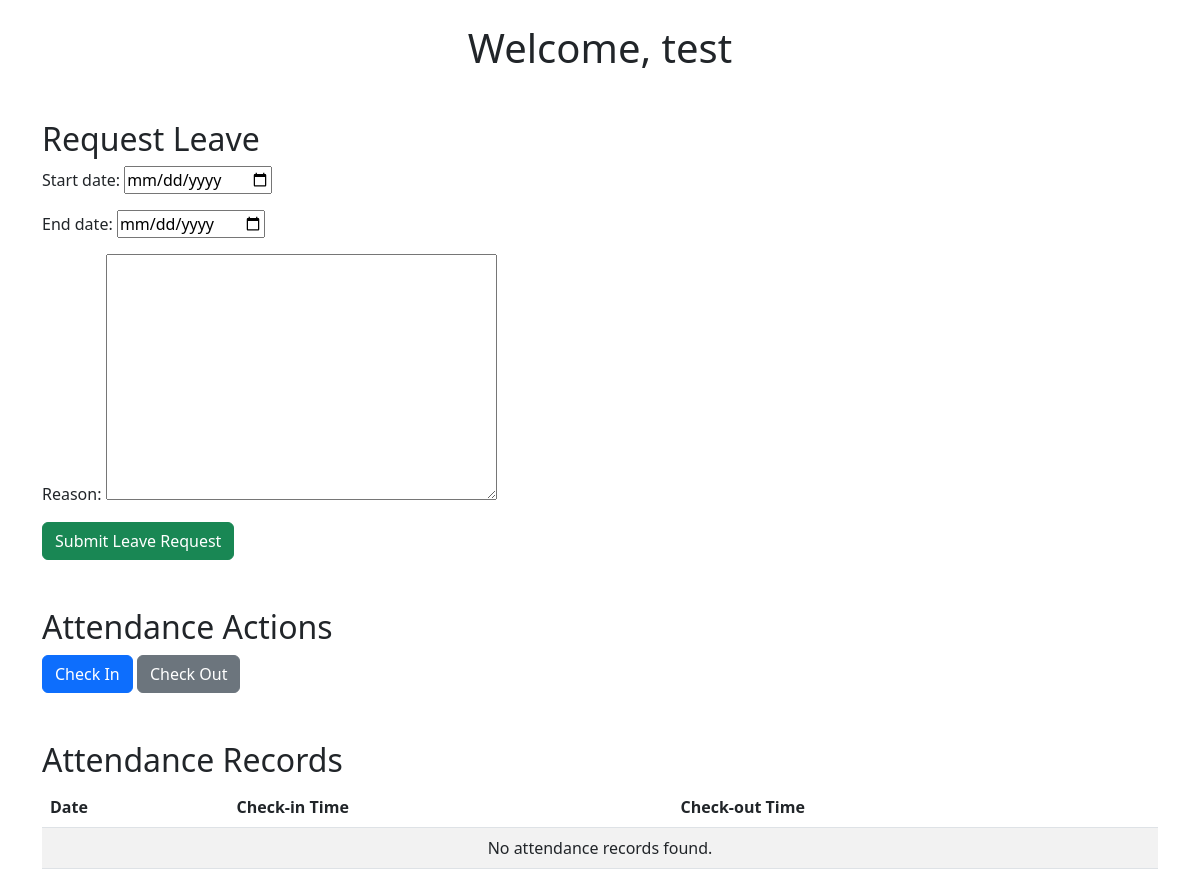
Before: /employee/ (signed in) with the older database file.
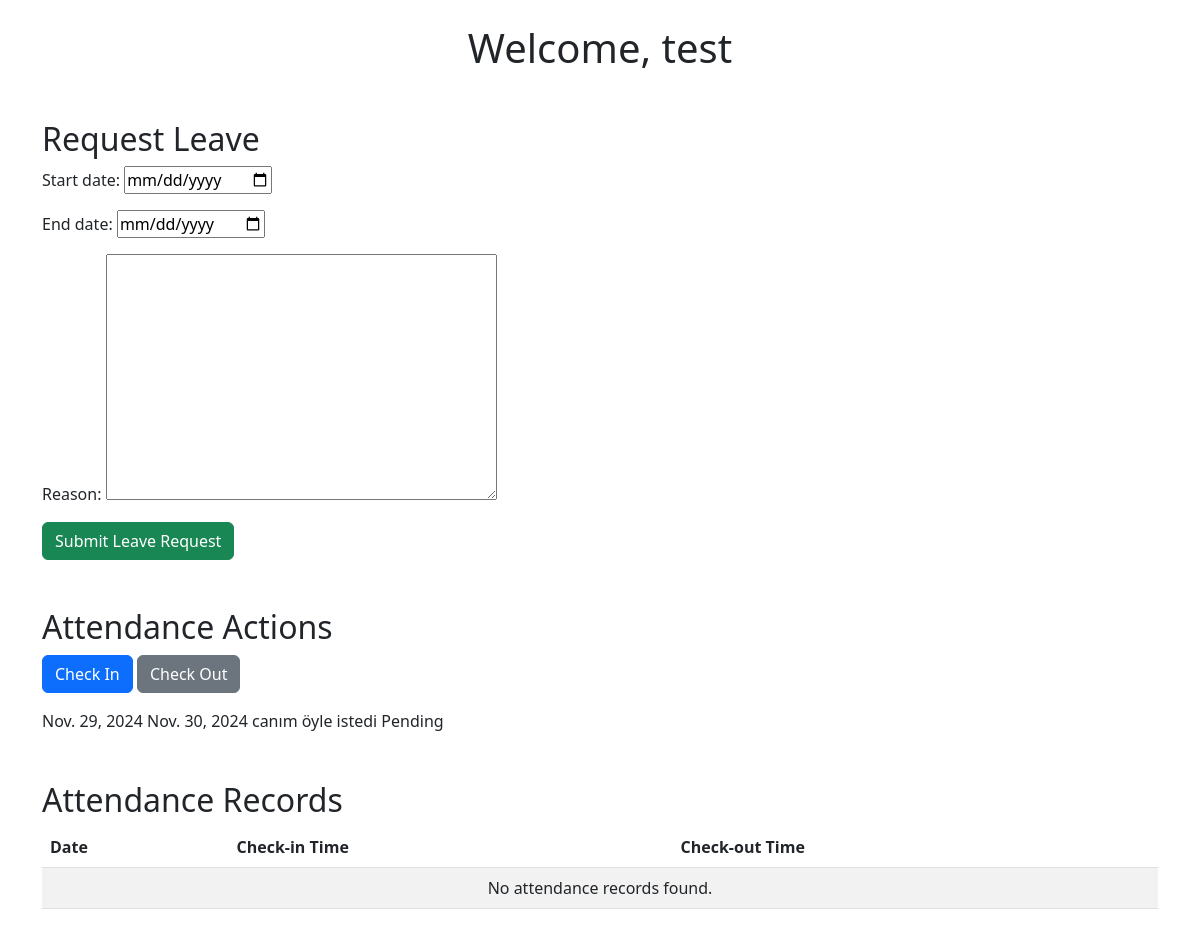
After: the same page with the newer database file.
### dashboard/models.py (models this page shows, shortened)
class LeaveRequest(models.Model):
    STATUS_CHOICES = [
        ('Pending', 'Pending'),
        ('Approved', 'Approved'),
        ('Rejected', 'Rejected'),
    ]
    employee = models.ForeignKey(User, on_delete=models.CASCADE)  # Kullanıcı ile ilişkilendirme
    start_date = models.DateField()  # İzin başlangıç tarihi
    end_date = models.DateField()  # İzin bitiş tarihi
    reason = models.TextField()  # İzin nedeni
    status = models.CharField(max_length=20, choices=STATUS_CHOICES, default='Pending')  # Talep durumu

### dashboard/views.py (the view)
# urls.py: path('employee/', views.employee, name='employee_page'),
def employee(request):
    if request.method == 'POST':
        form = LeaveRequestForm(request.POST)
        if form.is_valid():
            leave_request = form.save(commit=False)
            leave_request.employee = request.user  # Giriş yapmış kullanıcıyı ata
            leave_request.save()
            return redirect('employee_page')  # İzin talebi sonrası sayfaya dön
    else:
        form = LeaveRequestForm()
    leave_requests = LeaveRequest.objects.filter(employee=request.user).order_by('-start_date')  # Kullanıcıya ait talepler
    return render(request, 'dashboard/employee.html', {'form': form, 'leave_requests': leave_requests})

### dashboard/forms.py
class LeaveRequestForm(forms.ModelForm):
    class Meta:
        model = LeaveRequest
        fields = ['start_date', 'end_date', 'reason']
        widgets = {
            'start_date': forms.DateInput(attrs={'type': 'date'}),
            'end_date': forms.DateInput(attrs={'type': 'date'}),
        }

### templates/dashboard/employee.html (shortened to what this page needs)
{% extends 'partials/base.html' %}
{% block content %}
<div class="container mt-4">
    <h1 class="text-center">Welcome, {{ user.username }}</h1>
    <section class="mt-5">
        <h2>Request Leave</h2>
        <form method="post" class="form">
            <div class="form-group">
                {{ form.as_p }}
            </div>
            <button type="submit" class="btn btn-success">Submit Leave Request</button>
        </form>
    </section>
    <section class="mt-5">
        <h2>Attendance Actions</h2>
        <p>
        <a href="{% url 'check_in' %}" class="btn btn-primary">Check In</a>
        <a href="{% url 'check_out' %}" class="btn btn-secondary">Check Out</a>
        </p>
    </section>
    <section>
        {% for leave in leave_requests %}
        <tr>
            <td>{{ leave.start_date }}</td>
            <td>{{ leave.end_date }}</td>
            <td>{{ leave.reason }}</td>
            <td>{{ leave.status }}</td>
        </tr>
        {% endfor %}
    </section>
    <section class="mt-5">
        <h2>Attendance Records</h2>
        <table class="table table-striped">
            <thead>
                <tr>
                    <th>Date</th>
                    <th>Check-in Time</th>
                    <th>Check-out Time</th>
                </tr>
            </thead>
            <tbody>
                {% for record in attendance_records %}
                <tr>
                    <td>{{ record.date }}</td>
                    <td>{{ record.check_in_time|default:"-" }}</td>
                    <td>{{ record.check_out_time|default:"-" }}</td>
                </tr>
                {% empty %}
                <tr>
                    <td colspan="3" class="text-center">No attendance records found.</td>
                </tr>
                {% endfor %}
            </tbody>
        </table>
    </section>
</div>
{% endblock %}

### templates/partials/base.html (shortened to what this page needs)
<!DOCTYPE html>
<html lang="en">
<head>
    <link href="https://cdn.jsdelivr.net/npm/bootstrap@5.3.0/dist/css/bootstrap.min.css" rel="stylesheet">
</head>
<body>
    {% block content %}{% endblock %}
</body>
</html>

Changed rows visible on the page:
added LeaveRequest: start_date "Nov. 29, 2024", end_date "Nov. 30, 2024", reason "canım öyle istedi", status "Pending"
